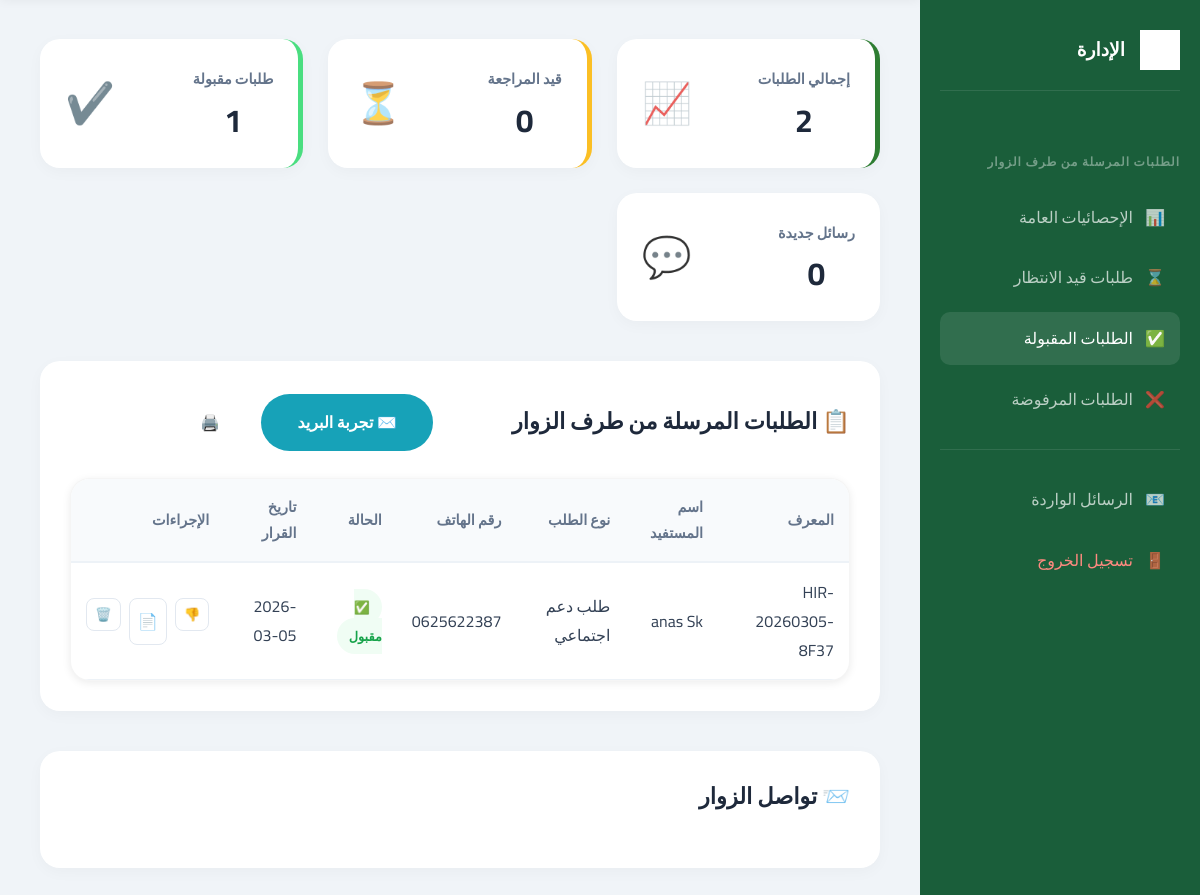
Screenshot of /hiraa-dashboard-secret?status=accepted (signed in) with the database file from the repository.
### models.py (models this page shows, shortened)
class BenefitRequest(db.Model):
    __tablename__ = 'benefit_requests'
    id = db.Column(db.Integer, primary_key=True)
    tracking_id = db.Column(db.String(20), unique=True, nullable=False)
    first_name = db.Column(db.String(100), nullable=False)
    last_name = db.Column(db.String(100), nullable=False)
    national_id = db.Column(db.String(20), nullable=False)
    phone = db.Column(db.String(20), nullable=False)
    city = db.Column(db.String(100), nullable=False)
    family_members = db.Column(db.Integer, nullable=False)
    marital_status = db.Column(db.String(50), nullable=False)
    address = db.Column(db.String(300), nullable=False)
    request_type = db.Column(db.String(100), nullable=False, default='طلب استفادة عام')
    description = db.Column(db.Text, nullable=True)
    status = db.Column(db.String(20), default='pending')  # pending, accepted, rejected
    created_at = db.Column(db.DateTime, default=datetime.utcnow)
    decision_date = db.Column(db.DateTime, nullable=True)
    decision_comment = db.Column(db.Text, nullable=True)
    email = db.Column(db.String(150), nullable=False)
    pdf_path = db.Column(db.String(300), nullable=True)

### app.py (the view)
@app.route('/hiraa-dashboard-secret')
@login_required
def admin():
    status_filter = request.args.get('status', 'all')
    if status_filter == 'all':
        requests_list = BenefitRequest.query.order_by(BenefitRequest.created_at.desc()).all()
    else:
        requests_list = BenefitRequest.query.filter_by(status=status_filter).order_by(
            BenefitRequest.created_at.desc()).all()
    messages = ContactMessage.query.order_by(ContactMessage.created_at.desc()).limit(10).all()
    stats = {
        'total': BenefitRequest.query.count(),
        'pending': BenefitRequest.query.filter_by(status='pending').count(),
        'accepted': BenefitRequest.query.filter_by(status='accepted').count(),
        'rejected': BenefitRequest.query.filter_by(status='rejected').count(),
        'messages': ContactMessage.query.count()
    }
    return render_template('admin.html',
                          requests=requests_list,
                          messages=messages,
                          stats=stats,
                          current_filter=status_filter)

### app.py (called while the page is built)
@login_manager.user_loader
def load_user(user_id):
    return User.query.get(int(user_id))

### templates/admin.html (shortened to what this page needs)
{% extends 'admin_base.html' %}
{% block admin_content %}
<div class="admin-dashboard">
    <div class="dashboard-sidebar">
        <div class="sidebar-header">
            <img src="{{ url_for('static', filename='images/logo.png') }}" alt="Logo">
            <h3>الإدارة</h3>
        </div>
        <nav class="sidebar-nav">
            <div class="nav-label">الطلبات المرسلة من طرف الزوار</div>
            <a href="{{ url_for('admin') }}" class="nav-item {{ 'active' if current_filter == 'all' }}">
                <span class="icon">📊</span> الإحصائيات العامة
            </a>
            <a href="{{ url_for('admin', status='pending') }}"
                class="nav-item {{ 'active' if current_filter == 'pending' }}">
                <span class="icon">⌛</span> طلبات قيد الانتظار
            </a>
            <a href="{{ url_for('admin', status='accepted') }}"
                class="nav-item {{ 'active' if current_filter == 'accepted' }}">
                <span class="icon">✅</span> الطلبات المقبولة
            </a>
            <a href="{{ url_for('admin', status='rejected') }}"
                class="nav-item {{ 'active' if current_filter == 'rejected' }}">
                <span class="icon">❌</span> الطلبات المرفوضة
            </a>
            <div class="nav-divider"></div>
            <a href="#messages-section" class="nav-item">
                <span class="icon">📧</span> الرسائل الواردة
            </a>
            <a href="{{ url_for('logout') }}" class="nav-item logout">
                <span class="icon">🚪</span> تسجيل الخروج
            </a>
        </nav>
    </div>
    <div class="dashboard-main">
        <div class="dashboard-content">
            <div class="stats-grid">
                <div class="stat-card total">
                    <div class="stat-info">
                        <span class="stat-label">إجمالي الطلبات</span>
                        <h2 class="stat-value">{{ stats.total }}</h2>
                    </div>
                    <div class="stat-icon">📈</div>
                </div>
                <div class="stat-card pending">
                    <div class="stat-info">
                        <span class="stat-label">قيد المراجعة</span>
                        <h2 class="stat-value">{{ stats.pending }}</h2>
                    </div>
                    <div class="stat-icon">⏳</div>
                </div>
                <div class="stat-card accepted">
                    <div class="stat-info">
                        <span class="stat-label">طلبات مقبولة</span>
                        <h2 class="stat-value">{{ stats.accepted }}</h2>
                    </div>
                    <div class="stat-icon">✔️</div>
                </div>
                <div class="stat-card messages">
                    <div class="stat-info">
                        <span class="stat-label">رسائل جديدة</span>
                        <h2 class="stat-value">{{ stats.messages }}</h2>
                    </div>
                    <div class="stat-icon">💬</div>
                </div>
            </div>
            <div class="content-section">
                <div class="section-header">
                    <h3>📋 الطلبات المرسلة من طرف الزوار</h3>
                    <div class="section-actions">
                        <a href="{{ url_for('test_email_config') }}" class="btn btn-outline"
                            style="background: #17a2b8; color: white; border: none;">✉️ تجربة البريد</a>
                        <button class="btn btn-outline" onclick="window.print()">🖨️ طباعة التقرير</button>
                    </div>
                </div>
                <div class="table-container">
                    <table class="premium-table">
                        <thead>
                            <tr>
                                <th>المعرف</th>
                                <th>اسم المستفيد</th>
                                <th>نوع الطلب</th>
                                <th>رقم الهاتف</th>
                                <th>الحالة</th>
                                <th>تاريخ القرار</th>
                                <th>الإجراءات</th>
                            </tr>
                        </thead>
                        <tbody>
                            {% for req in requests %}
                            <tr class="searchable-row">
                                <td class="tracking-id">{{ req.tracking_id }}</td>
                                <td class="full-name">{{ req.first_name }} {{ req.last_name }}</td>
                                <td>{{ req.request_type }}</td>
                                <td dir="ltr">{{ req.phone }}</td>
                                <td>
                                    <span class="status-pill status-{{ req.status }}">
                                        {{ '🆕 جديد' if req.status == 'pending' else ('✅ مقبول' if req.status ==
                                        'accepted' else '❌ مرفوض') }}
                                    </span>
                                </td>
                                <td>
                                    {{ req.decision_date.strftime('%Y-%m-%d') if req.decision_date else '---' }}
                                </td>
                                <td>
                                    <div class="row-actions">
                                        {% if req.status != 'rejected' %}
                                        <form method="POST"
                                            action="{{ url_for('update_request_status', request_id=req.id) }}">
                                            <button type="submit" class="action-symbol reject" title="رفض">👎</button>
                                        </form>
                                        {% endif %}
                                        <a href="{{ url_for('download_pdf', request_id=req.id) }}"
                                            class="action-symbol pdf" title="PDF">📄</a>
                                        <form method="POST" action="{{ url_for('delete_request', request_id=req.id) }}"
                                            onsubmit="return confirm('حذف؟')">
                                            <button type="submit" class="action-symbol delete" title="حذف">🗑️</button>
                                        </form>
                                    </div>
                                </td>
                            </tr>
                            {% endfor %}
                        </tbody>
                    </table>
                </div>
            </div>
            <div class="content-section" id="messages-section">
                <div class="section-header">
                    <h3>📨 تواصل الزوار</h3>
                </div>
            </div>
        </div>
    </div>
</div>
{% endblock %}

### static/css/style.css (style rules this page uses)
:root { --green-dark: #0d3b1e; --green-primary: #1a5e3a; --green-medium: #2a7d50; --green-light: #3a9d65; --green-pale: #e8f5e9; --gold-primary: #d4a843; --gold-light: #e8c96a; --gold-dark: #b8922e; --white: #ffffff; --off-white: #f8f9fa; --gray-100: #f0f2f5; --gray-200: #e4e6e9; --gray-300: #ccd0d5; --gray-500: #8a8d91; --gray-700: #4b4f56; --gray-900: #1c1e21; --danger: #e74c3c; --success: #27ae60; --warning: #f39c12; --font-primary: 'Cairo', sans-serif; --font-decorative: 'Amiri', serif; --section-padding: 100px 0; --container-width: 1200px; --shadow-sm: 0 2px 8px rgba(0,0,0,0.08); --shadow-md: 0 4px 20px rgba(0,0,0,0.12); --shadow-lg: 0 8px 40px rgba(0,0,0,0.16); --shadow-xl: 0 16px 60px rgba(0,0,0,0.20); --shadow-gold: 0 4px 20px rgba(212,168,67,0.3); --shadow-green: 0 4px 20px rgba(26,94,58,0.3); --radius-sm: 8px; --radius-md: 12px; --radius-lg: 20px; --radius-xl: 30px; --radius-full: 50%; --transition-fast: 0.2s ease; --transition-normal: 0.3s ease; --transition-slow: 0.5s ease; --transition-bounce: 0.4s cubic-bezier(0.175, 0.885, 0.32, 1.275); }
*, *::before, *::after { margin: 0; padding: 0; box-sizing: border-box; }
html { scroll-behavior: smooth; font-size: 16px; }
body { font-family: var(--font-primary); background: var(--off-white); color: var(--gray-900); line-height: 1.8; direction: rtl; text-align: right; overflow-x: hidden; -webkit-font-smoothing: antialiased; }
a { text-decoration: none; color: inherit; transition: var(--transition-normal); }
img { max-width: 100%; height: auto; }
h1, h2, h3, h4, h5, h6 { font-family: var(--font-primary); font-weight: 700; line-height: 1.4; }
.btn { display: inline-flex; align-items: center; justify-content: center; gap: 10px; padding: 14px 36px; border-radius: var(--radius-xl); font-family: var(--font-primary); font-weight: 700; font-size: 1rem; cursor: pointer; border: none; transition: var(--transition-normal); position: relative; overflow: hidden; }
.btn::after { content: ''; position: absolute; top: 50%; left: 50%; width: 0; height: 0; border-radius: 50%; background: rgba(255,255,255,0.2); transform: translate(-50%, -50%); transition: width 0.6s, height 0.6s; }
.btn-outline { background: transparent; color: var(--white); border: 2px solid var(--white); }
.stats-grid { display: grid; grid-template-columns: repeat(4, 1fr); gap: 30px; text-align: center; }
.stat-label { font-size: 0.95rem; color: rgba(255,255,255,0.7); font-weight: 600; }
.table-container { background: var(--white); border-radius: var(--radius-lg); box-shadow: var(--shadow-sm); overflow-x: auto; border: 1px solid rgba(0,0,0,0.04); }
.status-accepted { background: #d4edda; color: #155724; }

### templates/admin_base.html (style rules this page uses)
:root { --admin-green: #1a5e3a; --admin-bg: #f0f4f8; --admin-white: #ffffff; --admin-shadow: 0 4px 15px rgba(0, 0, 0, 0.03); --admin-border: #e2e8f0; }
body { font-family: 'Cairo', sans-serif; background: var(--admin-bg); margin: 0; padding: 0; overflow: hidden; }

### rows the page displays
BenefitRequest: tracking_id "HIR-20260305-8F37", first_name "anas", last_name "Sk", request_type "طلب دعم اجتماعي", phone "0625622387", status "✅ مقبول", decision_date "2026-03-05"

### other values shown
{{ stats.total }} "2"
{{ stats.pending }} "0"
{{ stats.accepted }} "1"
{{ stats.messages }} "0"
